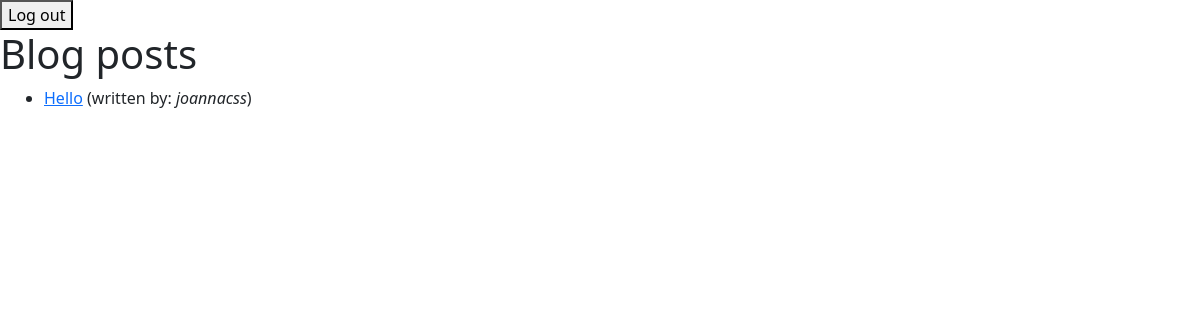
Before: /blog/post/ (signed in) with the older database file.
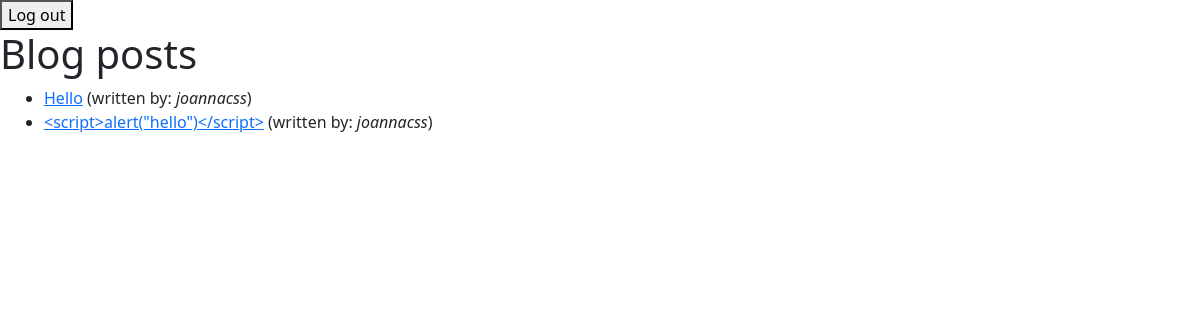
After: the same page with the newer database file.
### blog/models.py (models this page shows)
class Post(models.Model):
    user = models.ForeignKey(User, on_delete=models.CASCADE)
    title = models.CharField(max_length=200)
    content = models.TextField()

class User(models.Model):
    username = models.CharField(unique=True,max_length=150)
    password = models.CharField()
    email = models.EmailField(unique=True)

### blog/views.py (the view)
# urls.py: path('post/', views.list_posts, name='list_posts'),
def list_posts(request):
    posts = Post.objects.all().order_by('-title')
    return render(request, 'blog/list.html', {'posts': posts})

### blog/templates/blog/list.html
{% extends "blog/base.html" %}
{% block body_content %}
<h1>Blog posts</h1>
<div class="container-fluid">
    {% if posts %}
    <ul>
        {% for post in posts %}
            <li>
                <a href="{% url 'blog:view_post' post.id %}">{{ post.title }}</a>
                (written by: <i>{{post.user.username}}</i>)
            </li>
        {% endfor %}
    </ul>
    {% else %}
        <i>No posts</i>
    {%endif%}
</div>
{% endblock %}

### blog/templates/blog/base.html (shortened to what this page needs)
<!doctype html>
<html lang="en">
<head>
    <link href="https://cdn.jsdelivr.net/npm/bootstrap@5.3.8/dist/css/bootstrap.min.css" rel="stylesheet"
>
</head>
<body>
{% if request.session.user %}
    <form action="{% url 'blog:logout' %}" method="post">
        <button type="submit">Log out</button>
    </form>
{% endif %}
{% block body_content %}{% endblock %}
</body>
</html>

Changed rows visible on the page:
added Post: title "<script>alert(\"hello\")</script>", user.username "joannacss"
